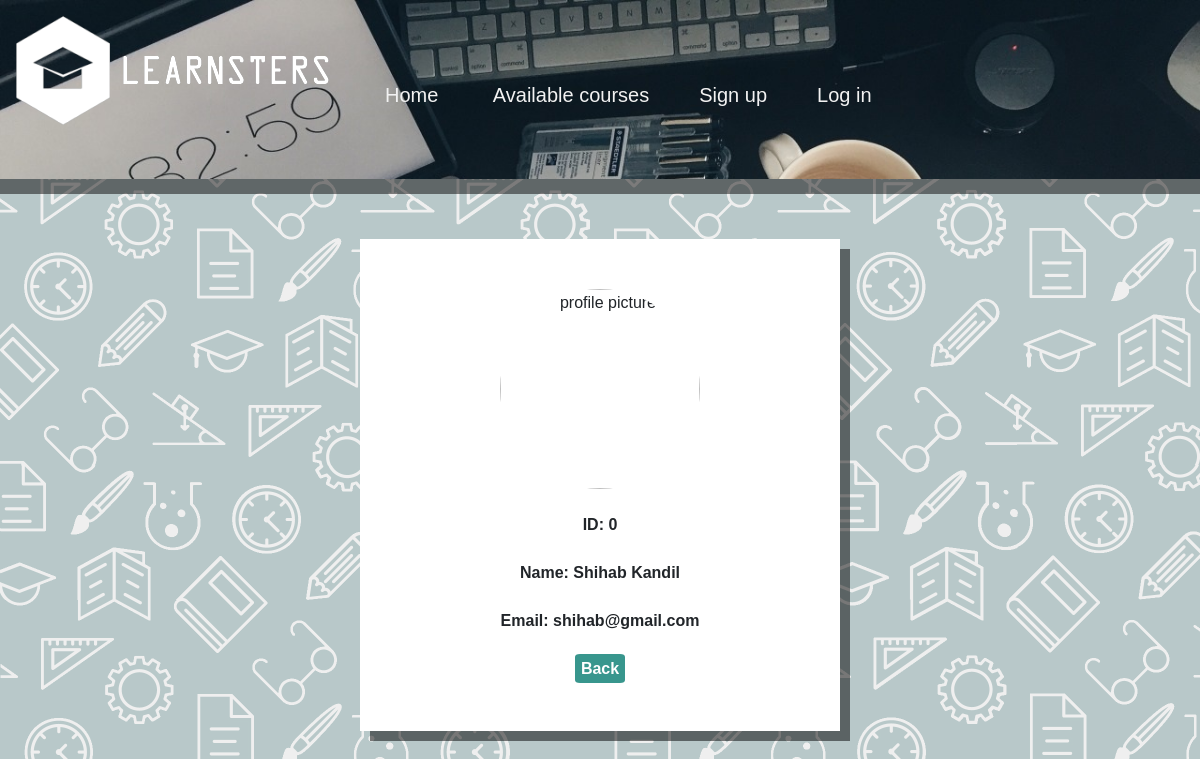
The page /displaylearner.php on the database as committed earlier.
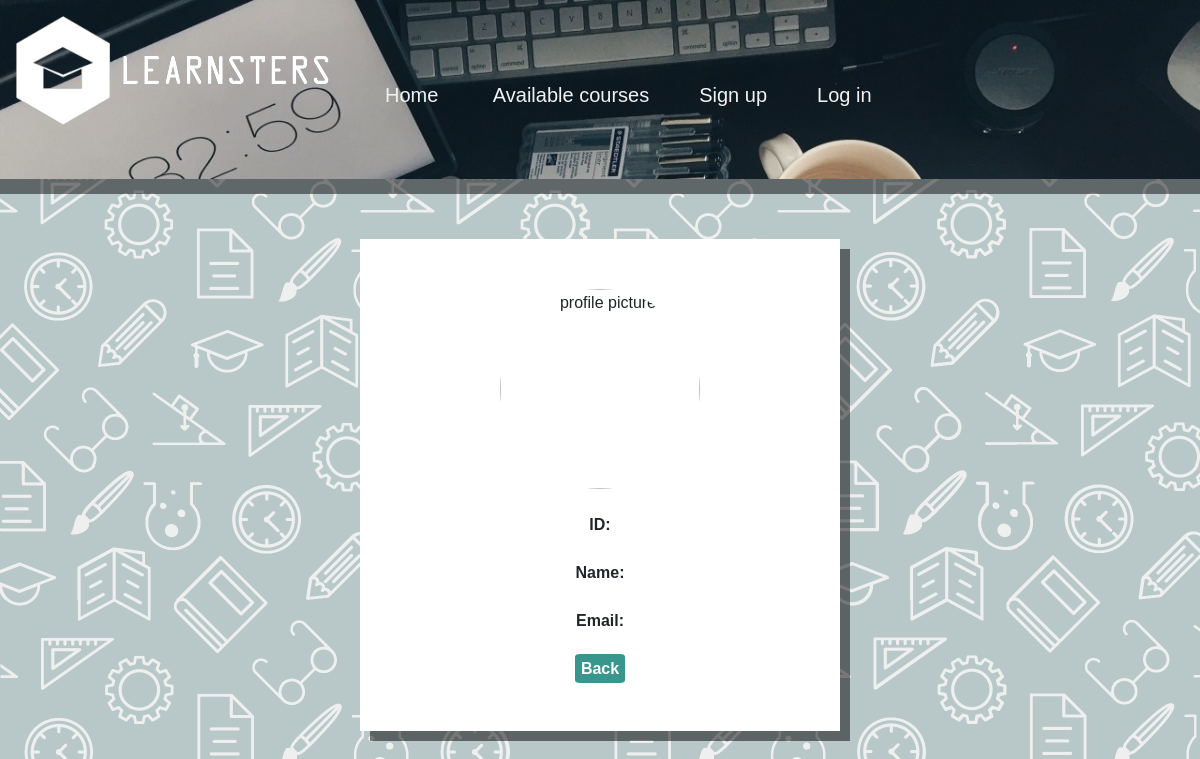
The same page on the database as committed later.
### tables this page shows
CREATE TABLE `learners` (
  `learnerID` varchar(255) NOT NULL,
  `Fname` varchar(255) NOT NULL,
  `Lname` varchar(255) DEFAULT NULL,
  `Email` varchar(255) DEFAULT NULL,
  `Password` varchar(255) DEFAULT NULL,
  `profilePicture` text DEFAULT NULL,
  `Type` text NOT NULL
);

### displaylearner.php (the view, shortened to what this page needs)
<html>
<?php
include "menu.php";
$query = "SELECT * FROM learners Where learnerID ='" . $_GET["id"] . "'";
$result = mysqli_query($conn, $query);
?>
<body>
    <?php $row = mysqli_fetch_array($result); ?>
    <div class="box">
        <img src="<?php echo $row['profilePicture']; ?>" alt="profile picture" width="200px" style="border-radius: 50%;"><br><br>
        <div id="info">
            ID: <?php echo $row["learnerID"] ?><br><br>
            Name: <?php echo $row["Fname"] ?>
            <?php echo $row["Lname"] ?><br><br>
            Email: <?php echo $row["Email"] ?><br><br>
            <a href="selectlearner.php" class="link">Back</a>
        </div>
    </div>
</body>
</html>

Rows that differ between the two databases and show on the page:
removed learners: learnerID "0", Fname "Shihab", Lname "Kandil", Email "shihab@gmail.com"
